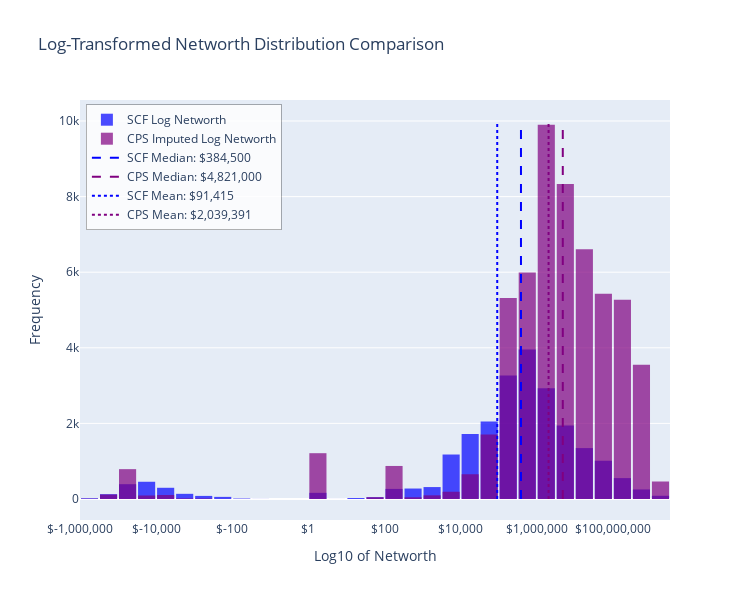

Notebook cell for this chart:
### Code cell
def plot_log_transformed_distributions(
    scf_data: pd.DataFrame,
    imputed_data: pd.DataFrame,
) -> go.Figure:
    """Plot the log-transformed distribution of net worth in SCF and imputed CPS data.

    Args:
        scf_data: DataFrame containing SCF data.
        imputed_data: DataFrame containing imputed CPS data.

    Returns:
        Plotly figure object.
    """

    # Create a log transformation function that handles negative values
    def safe_log(x):
        # For negative values, take log of absolute value and negate
        # For zero, replace with a small positive value
        sign = np.sign(x)
        log_x = np.log10(np.maximum(np.abs(x), 1e-10))
        return sign * log_x

    # Create log-transformed data
    scf_log = safe_log(scf_data["networth"])
    cps_log = safe_log(imputed_data["networth"])

    # Calculate statistics for log-transformed data
    scf_log_median = np.median(scf_log)
    cps_log_median = np.median(cps_log)
    scf_log_mean = np.mean(scf_log)
    cps_log_mean = np.mean(cps_log)

    # Create a single plot with both distributions
    fig = go.Figure()

    # Add histograms for both datasets
    fig.add_trace(
        go.Histogram(
            x=scf_log,
            nbinsx=60,
            opacity=0.7,
            name="SCF Log Networth",
            marker_color="blue",
        )
    )

    fig.add_trace(
        go.Histogram(
            x=cps_log,
            nbinsx=60,
            opacity=0.7,
            name="CPS Imputed Log Networth",
            marker_color="purple",
        )
    )

    # Add vertical lines for medians
    fig.add_trace(
        go.Scatter(
            x=[scf_log_median, scf_log_median],
            y=[0, 10000],
            mode="lines",
            line=dict(color="blue", width=2, dash="dash"),
            name=f"SCF Median: ${10**scf_log_median:,.0f}",
        )
    )

    fig.add_trace(
        go.Scatter(
            x=[cps_log_median, cps_log_median],
            y=[0, 10000],
            mode="lines",
            line=dict(color="purple", width=2, dash="dash"),
            name=f"CPS Median: ${10**cps_log_median:,.0f}",
        )
    )

    # Add vertical lines for means
    fig.add_trace(
        go.Scatter(
            x=[scf_log_mean, scf_log_mean],
            y=[0, 10000],
            mode="lines",
            line=dict(color="blue", width=2, dash="dot"),
            name=f"SCF Mean: ${10**scf_log_mean:,.0f}",
        )
    )

    fig.add_trace(
        go.Scatter(
            x=[cps_log_mean, cps_log_mean],
            y=[0, 10000],
            mode="lines",
            line=dict(color="purple", width=2, dash="dot"),
            name=f"CPS Mean: ${10**cps_log_mean:,.0f}",
        )
    )

    # Update layout with improved titles and labels
    fig.update_layout(
        title="Log-Transformed Networth Distribution Comparison",
        xaxis_title="Log10 of Networth",
        yaxis_title="Frequency",
        height=PLOT_CONFIG["height"],
        width=PLOT_CONFIG["width"],
        barmode="overlay",
        bargap=0.1,
        legend=dict(
            x=0.01,
            y=0.99,
            bgcolor="rgba(255, 255, 255, 0.8)",
            bordercolor="rgba(0, 0, 0, 0.3)",
            borderwidth=1,
            orientation="v",
            xanchor="left",
            yanchor="top",
        ),
    )

    # Add tick labels showing the actual dollar values
    tick_values = [-6, -4, -2, 0, 2, 4, 6, 8]
    tick_labels = [
        "$" + format(10**x if x >= 0 else -(10 ** abs(x)), ",.0f")
        for x in tick_values
    ]
    fig.update_xaxes(tickvals=tick_values, ticktext=tick_labels)

    return fig


plot_log_transformed_distributions(scf_data, imputed_data).show()

### Figure 1 — Plotly figure (JSON) as saved in the notebook; plotly's stock layout.template omitted (floating-point values rounded to 4 significant figures; data arrays with more than 128 entries replaced by an {"elided": "..."} marker saying what was removed)
{"data": [{"marker": {"color": "blue"}, "name": "SCF Log Networth", "nbinsx": 60, "opacity": 0.7, "type": "histogram", "x": {"elided": "22975 float values"}}, {"marker": {"color": "purple"}, "name": "CPS Imputed Log Networth", "nbinsx": 60, "opacity": 0.7, "type": "histogram", "x": {"elided": "56839 float values"}}, {"line": {"color": "blue", "dash": "dash", "width": 2}, "mode": "lines", "name": "SCF Median: $384,500", "type": "scatter", "x": [5.585, 5.585], "y": [0, 10000]}, {"line": {"color": "purple", "dash": "dash", "width": 2}, "mode": "lines", "name": "CPS Median: $4,821,000", "type": "scatter", "x": [6.683, 6.683], "y": [0, 10000]}, {"line": {"color": "blue", "dash": "dot", "width": 2}, "mode": "lines", "name": "SCF Mean: $91,415", "type": "scatter", "x": [4.961, 4.961], "y": [0, 10000]}, {"line": {"color": "purple", "dash": "dot", "width": 2}, "mode": "lines", "name": "CPS Mean: $2,039,391", "type": "scatter", "x": [6.31, 6.31], "y": [0, 10000]}], "layout": {"bargap": 0.1, "barmode": "overlay", "height": 600, "legend": {"bgcolor": "rgba(255, 255, 255, 0.8)", "bordercolor": "rgba(0, 0, 0, 0.3)", "borderwidth": 1, "orientation": "v", "x": 0.01, "xanchor": "left", "y": 0.99, "yanchor": "top"}, "title": {"text": "Log-Transformed Networth Distribution Comparison"}, "width": 750, "xaxis": {"ticktext": ["$-1,000,000", "$-10,000", "$-100", "$1", "$100", "$10,000", "$1,000,000", "$100,000,000"], "tickvals": [-6, -4, -2, 0, 2, 4, 6, 8], "title": {"text": "Log10 of Networth"}}, "yaxis": {"title": {"text": "Frequency"}}}}
